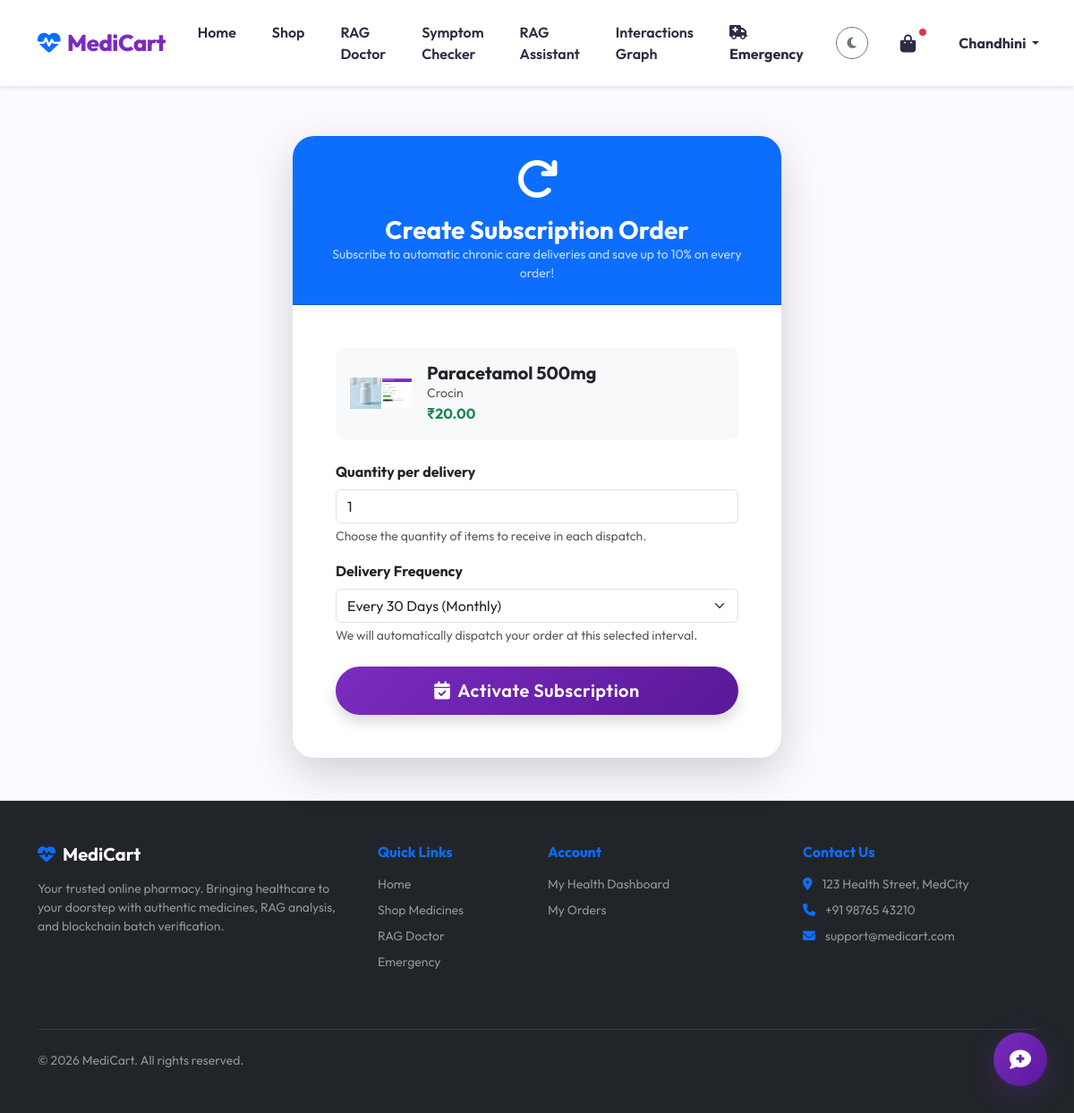
Screenshot of /subscribe/876/ (signed in) with the database file from the repository.
### accounts/models.py (models this page shows, shortened)
class User(AbstractUser):
    ROLE_CHOICES = (
        ('Customer', 'Customer'),
        ('Pharmacist', 'Pharmacist'),
        ('Admin', 'Admin'),
    )
    role = models.CharField(max_length=15, choices=ROLE_CHOICES, default='Customer')
    is_admin = models.BooleanField(default=False)
    is_customer = models.BooleanField(default=True)
    phone = models.CharField(max_length=15, blank=True, null=True)
    address = models.TextField(blank=True, null=True)
    age = models.PositiveIntegerField(blank=True, null=True)
    gender = models.CharField(max_length=10, blank=True, null=True)
    allergies = models.TextField(blank=True, null=True, help_text="Comma-separated allergies")
    medical_history = models.TextField(blank=True, null=True, help_text="Chronic conditions or previous medical logs")
    mfa_enabled = models.BooleanField(default=False)
    mfa_secret = models.CharField(max_length=32, blank=True, null=True)

### store/models.py (models this page shows, shortened)
class Medicine(models.Model):
    category = models.ForeignKey(Category, on_delete=models.CASCADE)
    name = models.CharField(max_length=200)
    brand_name = models.CharField(max_length=200, blank=True)
    generic_name = models.CharField(max_length=200, blank=True, default="")
    active_ingredient = models.CharField(max_length=200, blank=True, default="")
    image = models.ImageField(upload_to='medicines/', blank=True, null=True)
    price = models.DecimalField(max_digits=10, decimal_places=2)
    original_price = models.DecimalField(max_digits=10, decimal_places=2, default=0.0) # Base price before dynamic pricing
    discount_percent = models.PositiveIntegerField(default=0)
    is_featured = models.BooleanField(default=False)
    rating = models.FloatField(default=4.0)
    review_count = models.PositiveIntegerField(default=0)
    medicine_type = models.CharField(max_length=20, default="tablet")
    stock = models.PositiveIntegerField(default=0)
    expiry_date = models.DateField()
    manufactured_date = models.DateField(default=datetime.date.today)
    batch_number = models.CharField(max_length=50, default="BATCH-001")
    warehouse_location = models.CharField(max_length=50, default="Row A / Shelf 1")
    demand_factor = models.FloatField(default=1.0)
    description = models.TextField()
    is_prescription_required = models.BooleanField(default=False)
    created_at = models.DateTimeField(auto_now_add=True)
    wishlist_users = models.ManyToManyField(settings.AUTH_USER_MODEL, related_name='wishlist_medicines', blank=True)

### store/views.py (the view, shortened to what this page needs)
# urls.py: path('subscribe/<int:pk>/', views.subscribe_medicine, name='subscribe_medicine'),
@login_required
def subscribe_medicine(request, pk):
    medicine = get_object_or_404(Medicine, pk=pk)
    return render(request, 'store/subscribe.html', {'medicine': medicine})

### templates/store/subscribe.html (shortened to what this page needs)
{% extends 'base.html' %}
{% block content %}
<div class="row justify-content-center">
    <div class="col-md-8 col-lg-6">
        <div class="card border-0 shadow-lg mt-5">
            <div class="card-header bg-primary text-white p-4 text-center">
                <i class="fas fa-redo fa-3x mb-3"></i>
                <h3 class="fw-bold mb-0">Create Subscription Order</h3>
                <p class="mb-0 small opacity-75">Subscribe to automatic chronic care deliveries and save up to 10% on every order!</p>
            </div>
            <div class="card-body p-4 p-md-5">
                <div class="d-flex align-items-center mb-4 p-3 bg-light rounded-3">
                    {% if medicine.image %}
                    <img src="{{ medicine.image.url }}" alt="{{ medicine.name }}" class="img-fluid rounded me-3" style="width: 70px; height: 70px; object-fit: contain;">
                    {% else %}
                    <i class="fas fa-pills fa-3x text-muted me-3 opacity-50"></i>
                    {% endif %}
                    <div>
                        <h5 class="fw-bold text-dark mb-0">{{ medicine.name }}</h5>
                        <p class="small text-muted mb-0">{{ medicine.brand_name }}</p>
                        <span class="fw-bold text-success">₹{{ medicine.price }}</span>
                    </div>
                </div>
                <form method="post">
                    <div class="mb-3">
                        <label class="form-label fw-bold">Quantity per delivery</label>
                        <input type="number" name="quantity" class="form-control" value="1" min="1" max="10" required>
                        <div class="form-text">Choose the quantity of items to receive in each dispatch.</div>
                    </div>
                    <div class="mb-4">
                        <label class="form-label fw-bold">Delivery Frequency</label>
                        <select name="frequency" class="form-select" required>
                            <option value="30" selected>Every 30 Days (Monthly)</option>
                        </select>
                        <div class="form-text">We will automatically dispatch your order at this selected interval.</div>
                    </div>
                    <button type="submit" class="btn btn-primary btn-lg w-100 rounded-pill shadow">
                        <i class="fas fa-calendar-check me-2"></i>Activate Subscription
                    </button>
                </form>
            </div>
        </div>
    </div>
</div>
{% endblock %}

### templates/base.html (shortened to what this page needs)
<!DOCTYPE html>
<html lang="en">
<head>
    <link href="https://cdn.jsdelivr.net/npm/bootstrap@5.3.0/dist/css/bootstrap.min.css" rel="stylesheet">
    <link rel="stylesheet" href="https://cdnjs.cloudflare.com/ajax/libs/font-awesome/6.4.0/css/all.min.css">
    {% load static %}
    <link rel="stylesheet" href="{% static 'css/style.css' %}">
</head>
<body class="d-flex flex-column min-vh-100">
    <nav class="navbar navbar-expand-lg navbar-light fixed-top shadow-sm py-3">
        <div class="container">
            <a class="navbar-brand" href="{% url 'home' %}">
                <i class="fas fa-heartbeat text-primary me-2"></i>MediCart
            </a>
            <div class="collapse navbar-collapse" id="navbarNav">
                <ul class="navbar-nav mx-auto">
                    <li class="nav-item"><a class="nav-link" href="{% url 'home' %}">Home</a></li>
                    <li class="nav-item"><a class="nav-link" href="{% url 'medicine_list' %}">Shop</a></li>
                    <li class="nav-item"><a class="nav-link" href="{% url 'doctor_chat' %}">RAG Doctor</a></li>
                    <li class="nav-item"><a class="nav-link" href="{% url 'symptom_checker' %}">Symptom Checker</a></li>
                    <li class="nav-item"><a class="nav-link" href="{% url 'health_assistant' %}">RAG Assistant</a></li>
                    <li class="nav-item"><a class="nav-link" href="{% url 'drug_interactions_network' %}">Interactions Graph</a></li>
                    <li class="nav-item"><a class="nav-link text-danger fw-bold"
                            href="{% url 'emergency_services' %}"><i class="fas fa-ambulance me-1"></i>Emergency</a>
                    </li>
                </ul>
                <ul class="navbar-nav align-items-center">
                    <li class="nav-item me-3">
                        <button onclick="toggleDarkMode()" class="btn btn-sm btn-outline-secondary rounded-circle" id="darkModeBtn" style="width:36px; height:36px; padding:0;">
                            <i class="fas fa-moon"></i>
                        </button>
                    </li>
                    {% if user.is_authenticated %}
                    <li class="nav-item">
                        <a class="nav-link position-relative" href="{% url 'cart_view' %}">
                            <i class="fas fa-shopping-bag fa-lg"></i>
                            <span
                                class="position-absolute top-10 start-100 translate-middle p-1 bg-danger border border-light rounded-circle">
                            </span>
                        </a>
                    </li>
                    <li class="nav-item dropdown ms-2">
                        <a class="nav-link dropdown-toggle fw-bold" href="#" data-bs-toggle="dropdown">
                            {{ user.username }}
                        </a>
                    </li>
                    {% else %}
                    <li class="nav-item"><a class="btn btn-outline-primary me-2 rounded-pill px-4"
                            href="{% url 'login' %}">Login</a></li>
                    <li class="nav-item"><a class="btn btn-primary rounded-pill px-4"
                            href="{% url 'register' %}">Register</a></li>
                    {% endif %}
                </ul>
            </div>
        </div>
    </nav>
    <div style="height: 80px;"></div>
    <div class="container mt-4 flex-grow-1">
        {% block content %}{% endblock %}
    </div>
    <div class="chatbot-bubble" onclick="toggleChatWindow()">
        <i class="fas fa-comment-medical"></i>
    </div>
    <footer class="bg-dark text-light py-5 mt-5">
        <div class="container">
            <div class="row">
                <div class="col-md-4 mb-4">
                    <h5 class="fw-bold mb-3 text-white"><i class="fas fa-heartbeat text-primary me-2"></i>MediCart</h5>
                    <p class="text-white-50 small">Your trusted online pharmacy. Bringing healthcare to your doorstep
                        with authentic medicines, RAG analysis, and blockchain batch verification.</p>
                </div>
                <div class="col-md-2 mb-4">
                    <h6 class="fw-bold mb-3 text-primary">Quick Links</h6>
                    <ul class="list-unstyled small">
                        <li class="mb-2"><a href="{% url 'home' %}" class="text-white-50 text-decoration-none">Home</a></li>
                        <li class="mb-2"><a href="{% url 'medicine_list' %}" class="text-white-50 text-decoration-none">Shop Medicines</a></li>
                        <li class="mb-2"><a href="{% url 'symptom_checker' %}" class="text-white-50 text-decoration-none">RAG Doctor</a></li>
                        <li class="mb-2"><a href="{% url 'emergency_services' %}" class="text-white-50 text-decoration-none">Emergency</a></li>
                    </ul>
                </div>
                <div class="col-md-3 mb-4">
                    <h6 class="fw-bold mb-3 text-primary">Account</h6>
                    <ul class="list-unstyled small">
                        {% if user.is_authenticated %}
                        <li class="mb-2"><a href="{% url 'profile_view' %}" class="text-white-50 text-decoration-none">My Health Dashboard</a></li>
                        <li class="mb-2"><a href="{% url 'order_history' %}" class="text-white-50 text-decoration-none">My Orders</a></li>
                        {% else %}
                        <li class="mb-2"><a href="{% url 'login' %}" class="text-white-50 text-decoration-none">Login</a></li>
                        <li class="mb-2"><a href="{% url 'register' %}" class="text-white-50 text-decoration-none">Register</a></li>
                        {% endif %}
                    </ul>
                </div>
                <div class="col-md-3 mb-4">
                    <h6 class="fw-bold mb-3 text-primary">Contact Us</h6>
                    <ul class="list-unstyled small text-white-50">
                        <li class="mb-2"><i class="fas fa-map-marker-alt me-2 text-primary"></i> 123 Health Street, MedCity</li>
                        <li class="mb-2"><i class="fas fa-phone me-2 text-primary"></i> +91 98765 43210</li>
                        <li class="mb-2"><i class="fas fa-envelope me-2 text-primary"></i> support@medicart.com</li>
                    </ul>
                </div>
            </div>
            <hr class="border-secondary my-4">
            <div class="row align-items-center">
                <div class="col-md-6 text-center text-md-start small text-white-50">
                    &copy; 2026 MediCart. All rights reserved.
                </div>
            </div>
        </div>
    </footer>
</body>
</html>

### static/css/style.css (style rules this page uses)
:root { --primary-color: #7b2cbf; --primary-glow: rgba(123, 44, 191, 0.4); --secondary-color: #5a189a; --accent-color: #e0aaff; --success-color: #38b000; --dark-bg: #120024; --light-bg: #fcfaff; --card-bg: #ffffff; --text-dark: #2b2d42; --text-light: #f8f9fa; --text-muted: #6c757d; --card-shadow: 0 12px 24px rgba(123, 44, 191, 0.08); --hover-shadow: 0 16px 36px rgba(123, 44, 191, 0.16); --nav-bg: rgba(255, 255, 255, 0.85); --border-color: rgba(123, 44, 191, 0.1); }
body { font-family: 'Outfit', 'Inter', sans-serif; background-color: var(--light-bg); color: var(--text-dark); transition: background-color 0.4s ease, color 0.4s ease; }
.navbar { background: var(--nav-bg) !important; backdrop-filter: blur(15px); -webkit-backdrop-filter: blur(15px); border-bottom: 1.5px solid var(--border-color); transition: background 0.4s, border 0.4s; }
.navbar-brand { color: var(--primary-color) !important; font-size: 1.6rem; font-weight: 800; letter-spacing: -0.5px; }
.nav-link { color: var(--text-dark) !important; font-weight: 600; margin: 0 12px; transition: all 0.3s ease; }
.btn-primary { background: linear-gradient(135deg, var(--primary-color), var(--secondary-color)); border: none; border-radius: 50px; padding: 12px 30px; font-weight: 600; letter-spacing: 0.5px; transition: all 0.3s cubic-bezier(0.175, 0.885, 0.32, 1.275); }
.card { border: 1px solid var(--border-color); border-radius: 24px; background: var(--card-bg); box-shadow: var(--card-shadow); transition: all 0.4s cubic-bezier(0.175, 0.885, 0.32, 1.275); overflow: hidden; }
.chatbot-bubble { position: fixed; bottom: 30px; right: 30px; width: 60px; height: 60px; background: linear-gradient(135deg, var(--primary-color), var(--secondary-color)); color: white; border-radius: 50%; display: flex; align-items: center; justify-content: center; font-size: 24px; box-shadow: 0 8px 30px rgba(123, 44, 191, 0.3); cursor: pointer; z-index: 1000; transition: transform 0.3s ease; }

### rows the page displays
User: username "Chandhini"
Medicine: image (picture), name "Paracetamol 500mg", brand_name "Crocin", price "20.00"
